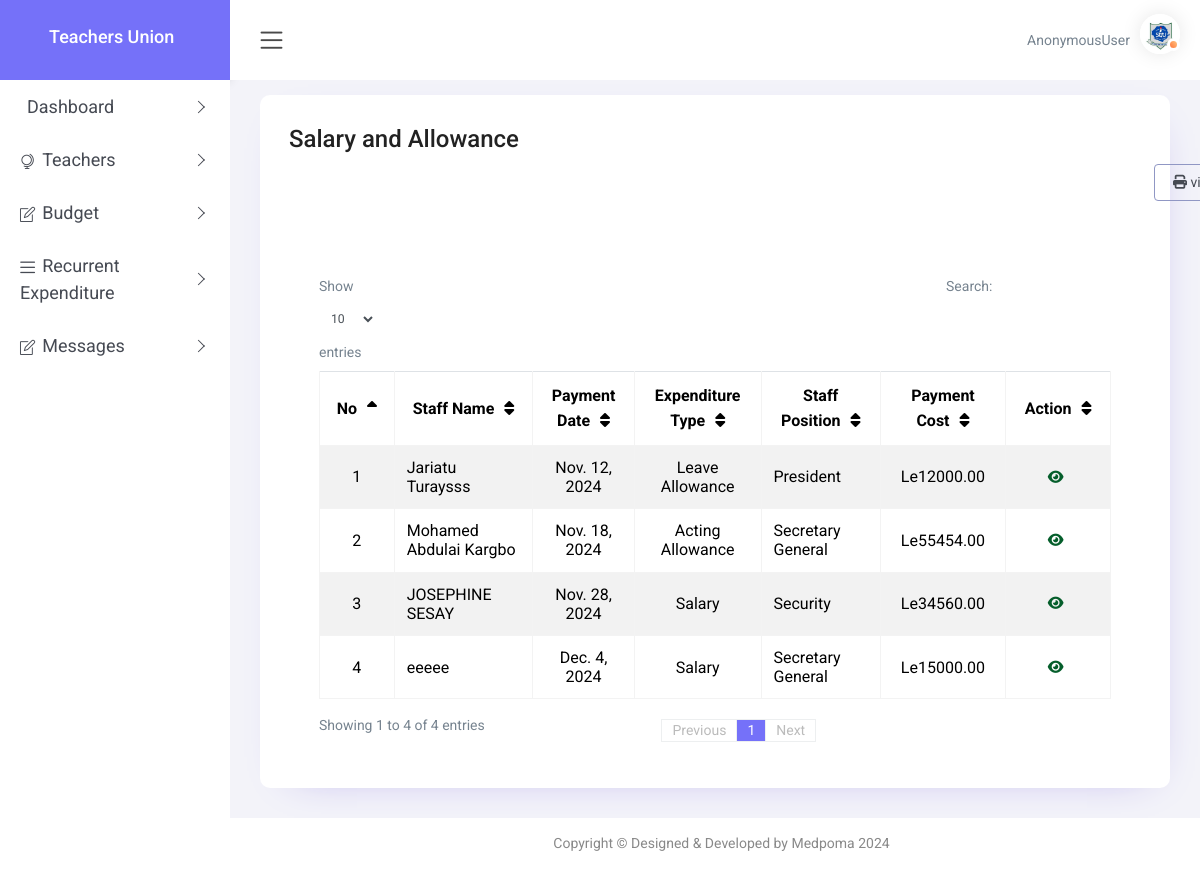
/president_salary_allowance/, run on the app's committed database.
### app/models.py (models this page shows, shortened)
class Salary_Allowance(models.Model):
    name = models.CharField(max_length=200)
    payment_date = models.DateField()
    expenditure_type = models.CharField(max_length=200)
    staff_position = models.CharField(max_length=120)
    payment_cost = models.DecimalField(max_digits=10, decimal_places=2)

### app/views.py (the view, shortened to what this page needs)
# urls.py: path('president_salary_allowance/',views.president_salary_allowance, name='president_salary_allowance'),
def president_salary_allowance(request):
    president_salary_allowance = Salary_Allowance.objects.all()
    return render(request, 'president_salary_allowance.html',{'president_salary_allowance':president_salary_allowance})

### templates/president_salary_allowance.html (shortened to what this page needs)
{% load static %}
<!DOCTYPE html>
<html lang="en">
<head>
    <link href="{% static 'plugins1/pg-calendar/css/pignose.calendar.min.css' %}" rel="stylesheet">
    <link rel="stylesheet" href="{% static 'plugins1/chartist/css/chartist.min.css' %}">
    <link rel="stylesheet" href="{% static 'plugins1/chartist-plugin-tooltips/css/chartist-plugin-tooltip.css' %}">
    <link rel="stylesheet" href="https://cdnjs.cloudflare.com/ajax/libs/font-awesome/6.6.0/css/all.min.css"
 />
    <link href="{% static 'css/style.css' %}" rel="stylesheet">
</head>
<body>
    <div id="main-wrapper">
        <div class="nav-header">
            <div class="brand-logo">
                <a href="{% url 'president' %}">
                    <b><h4 style="color: white; margin-left: 20px;">Teachers Union</h4> </b>
                </a>
            </div>
        </div>
        <div class="header">
            <div class="header-content clearfix">
                <div class="nav-control">
                    <div class="hamburger">
                        <span class="toggle-icon"><i class="icon-menu"></i></span>
                    </div>
                </div>
                <div class="header-right">
                    <ul class="clearfix">
                        <li class="icons dropdown">
                            <span class="username" style="margin-right: 10px;" >{{user}}</span>
                            <div class="user-img c-pointer position-relative"   data-toggle="dropdown">
                                <span class="activity active"></span>
                                <img src="{% static 'images/sltu-logo.jpg' %}" height="40" width="40" alt="">
                            </div>
                        </li>
                    </ul>
                </div>
            </div>
        </div>
        <div class="nk-sidebar">
            <div class="nk-nav-scroll">
                <ul class="metismenu" id="menu">
                    <li>
                        <a class="has-arrow" href="javascript:void(0);" style="font-size: 18px;" onclick="toggleDropdown(this)" aria-expanded="false">
                            <span class="nav-text">Dashboard</span>
                        </a>
                    </li>
                    <li class="mega-menu mega-menu-sm">
                        <a class="has-arrow" href="javascript:void(0);" style="font-size: 18px;" onclick="toggleDropdown(this)" aria-expanded="false">
                            <i class="icon-globe-alt menu-icon"></i><span class="nav-text">Teachers</span>
                        </a>
                    </li>
                    <li>
                        <a class="has-arrow" href="javascript:void(0);" style="font-size: 18px;" onclick="toggleDropdown(this)" aria-expanded="false">
                            <i class="icon-note menu-icon"></i><span class="nav-text">Budget</span>
                        </a>
                    </li>
                    <li>
                        <a class="has-arrow" href="javascript:void(0);" style="font-size: 18px;" onclick="toggleDropdown(this)" aria-expanded="false">
                            <i class="icon-menu menu-icon"></i><span class="nav-text">Recurrent Expenditure</span>
                        </a>
                    </li>
                    <li>
                        <a class="has-arrow" href="javascript:void(0);" style="font-size: 18px;" onclick="toggleDropdown(this)" aria-expanded="false">
                            <i class="icon-note menu-icon"></i><span class="nav-text">Messages</span>
                        </a>
                    </li>
                </ul>
            </div>
        </div>
        <div class="content-body">
            <div class="container-fluid">
                <div class="row">
                    <div class="col-12">
                        <div class="card">
                            <div class="card-body">
                                <h3>Salary and Allowance</h3>
                                <div class="container">
                                    <div class="row" style="margin-top: 10px;">
                                        <div class="col-md-12" style="margin-left: 850px;">
                                            <a href="{% url 'all_salary_allowance' %}" class="btn btn-outline-secondary">
                                                <i class="fa fa-print" aria-hidden="true"></i>
                                                <span class="ms-1">view Report</span>
                                            </a>
                                        </div>
                                    </div>
                                </div>
                                <div class="table-responsive" style="margin-top: 50px;">
                                    <table class="table table-striped table-bordered zero-configuration">
                                        <thead>
                                            <tr>
                                                <th style="font-size: 16px; color:black; text-align: center;">No</th>
                                                <th style="font-size: 16px; color:black; text-align: center;">Staff Name</th>
                                                <th style="font-size: 16px; color:black; text-align: center;">Payment Date</th>
                                                <th style="font-size: 16px; color:black; text-align: center;">Expenditure Type</th>
                                                <th style="font-size: 16px; color:black; text-align: center;">Staff Position</th>
                                                <th style="font-size: 16px; color:black; text-align: center;">Payment Cost</th>
                                                <th style="font-size: 16px; color:black; text-align: center;">Action</th>
                                            </tr>
                                        </thead>
                                        <tbody>
                                            {% for sal in president_salary_allowance %}
                                            <tr>
                                                <td style="font-size: 16px; color:black; text-align:center">{{forloop.counter}}</td>
                                                <td style="font-size: 16px; color:black;">{{sal.name}}</td>
                                                <td style="font-size: 16px; color:black; text-align:center">{{sal.payment_date}}</td>
                                                <td style="font-size: 16px; color:black; text-align:center">{{sal.expenditure_type}}</td>
                                                <td style="font-size: 16px; color:black;">{{sal.staff_position}}</td>
                                                <td style="font-size: 16px; color:black; text-align:center">Le{{sal.payment_cost}}</td>
                                                <td style="text-align: center;">
                                                    <a href="" >
                                                        <i class="fas fa-eye" style="color: rgb(5, 94, 43); margin-right: 5px;"></i>
                                                      </a>
                                                </td>
                                            </tr>
                                          {% endfor %}
                                        </tbody>
                                    </table>
                                </div>
                            </div>
                        </div>
                    </div>
  </div>
                </div>
            </div>
        </div>
        <div class="footer">
            <div class="copyright">
                <p>Copyright &copy; Designed & Developed by Medpoma 2024</p>
            </div>
        </div>
</body>
</html>

### data on the page
Salary_Allowance: name "Jariatu Turaysss", payment_date "Nov. 12, 2024", expenditure_type "Leave Allowance", staff_position "President", payment_cost "12000.00"
Salary_Allowance: name "Mohamed Abdulai Kargbo", payment_date "Nov. 18, 2024", expenditure_type "Acting Allowance", staff_position "Secretary General", payment_cost "55454.00"
Salary_Allowance: name "JOSEPHINE SESAY", payment_date "Nov. 28, 2024", expenditure_type "Salary", staff_position "Security", payment_cost "34560.00"
Salary_Allowance: name "eeeee", payment_date "Dec. 4, 2024", expenditure_type "Salary", staff_position "Secretary General", payment_cost "15000.00"

### other printed values
{{ user }} "AnonymousUser"
